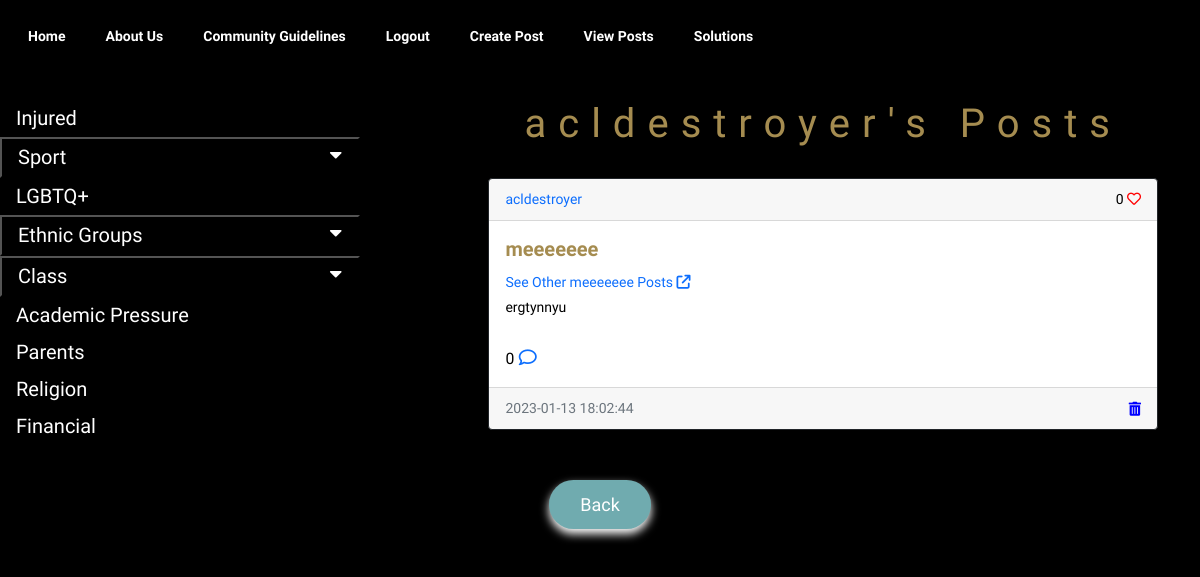
Before: /posts/acldestroyer (signed in) with the older database file.
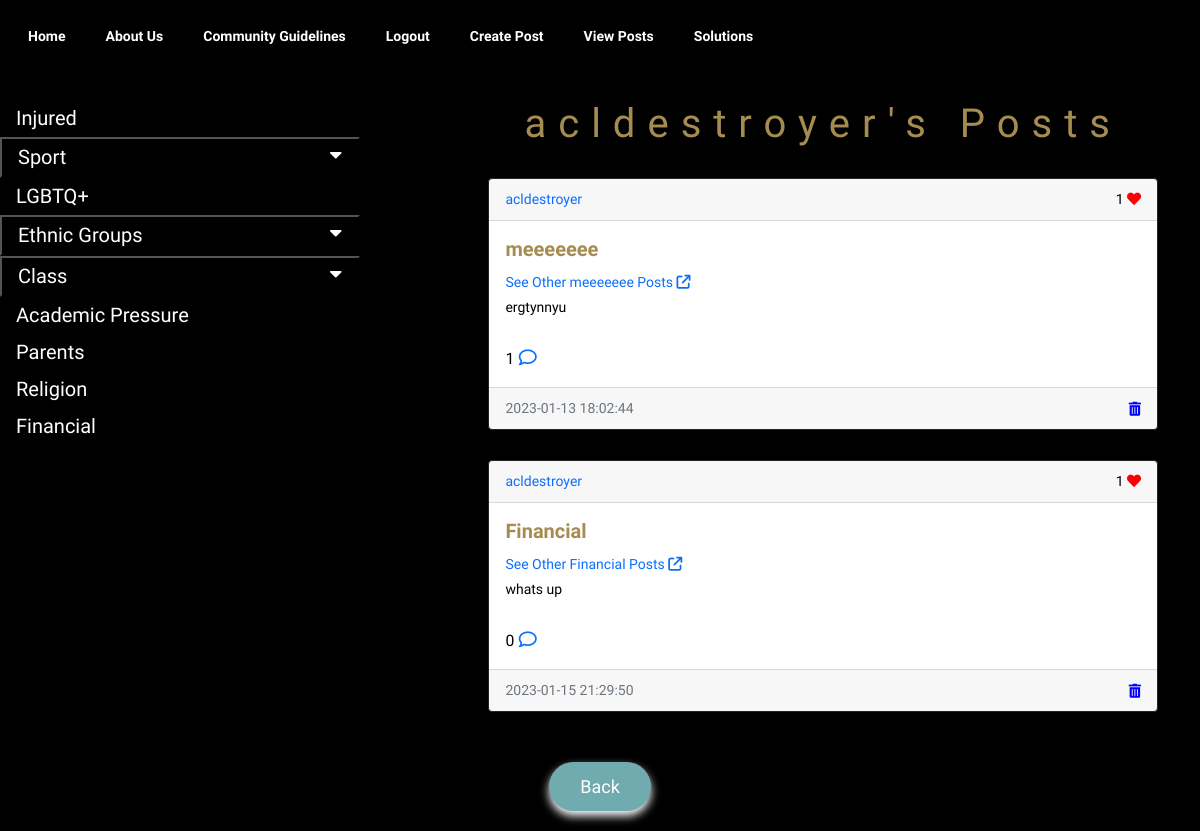
After: the same page with the newer database file.
### website/models.py (models this page shows)
class User(db.Model, UserMixin):
    id = db.Column(db.Integer, primary_key=True)
    email = db.Column(db.String(150), unique=True)
    username = db.Column(db.String(150), unique=True)
    password = db.Column(db.String(150))
    browser = db.Column(db.String(150))
    date_created = db.Column(db.DateTime(timezone=True), default=func.now())
    posts = db.relationship('Post', backref='user', passive_deletes=True)
    comments = db.relationship('Comment', backref='user', passive_deletes=True)
    likes = db.relationship('Like', backref='user', passive_deletes=True)

class Post(db.Model):
    id = db.Column(db.Integer, primary_key=True)
    text = db.Column(db.Text, nullable=False)
    categ = db.Column(db.Text, nullable=True)
    browser = db.Column(db.String(150), unique=True)
    date_created = db.Column(db.DateTime(timezone=True), default=func.now())
    author = db.Column(db.Integer, db.ForeignKey('user.id', ondelete="CASCADE"), nullable=False)
    comments = db.relationship('Comment', backref='post', passive_deletes=True)
    likes = db.relationship('Like', backref='post', passive_deletes=True)

### website/views.py (the view)
@views.route("/posts/<username>")
@login_required
def posts(username):
    user = User.query.filter_by(username=username).first()
    if not user:
        flash('No user with that username exists.', category='error')
        return redirect(url_for('views.view_posts'))
    posts=Post.query.filter_by(author=user.id).all()
    return render_template("posts.html", user=current_user, posts=posts, username=username)

### website/__init__.py (called while the page is built)
def create_app():
    app = Flask(__name__)
    app.config['SECRET_KEY'] = "helloworld"
    app.config['SQLALCHEMY_DATABASE_URI'] = f'sqlite:///{DB_NAME}'
    app.config['RECAPTCHA_PUBLIC_KEY'] = '6Lf2mcMhAAAAAHPekK8_exQ5enP1db6kYKlevRyb'
    app.config['RECAPTCHA_PRIVATE_KEY'] = '6Lf2mcMhAAAAALsvyxebf4_d8gSHDE5ZkYa3hNpo'
    recaptcha = ReCaptcha(app)
    db.init_app(app)
    from .views import views
    from .auth import auth
    app.register_blueprint(views, url_prefix="/")
    app.register_blueprint(auth, url_prefix="/")
    from .models import User, Post, Comment, Like, Browsers
    create_database(app)
    login_manager = LoginManager()
    login_manager.login_view = "auth.login"
    login_manager.init_app(app)
    @login_manager.user_loader
    def load_user(id):
        return User.query.get(int(id))
    return app

### website/templates/posts.html (shortened to what this page needs)
{% extends "posts_div.html" %} {% block title %}{{username}}'s Posts{% endblock %} {% block header
%}{{username}}'s Posts {% endblock %}
{% block footer %}
<div class="post" align="center">
    <a class = "back-btn" href="/view_posts">
        <button type="button" class="btn btn-main">
            Back
        </button></a>
</div>
{%endblock %}

### website/templates/posts_div.html (shortened to what this page needs)
{% extends "base.html" %} {% block title %}Home{% endblock %} {% block content
%}
<head>
    <link rel="stylesheet" href="https://use.fontawesome.com/releases/v5.6.3/css/all.css">
</head>
<body>
<section class="posts-page">
<div class="sidenav">
  <a href="/posts_sorted/Injured">Injured</a>
  <button class="dropdown-btn">Sport
    <i class="fa fa-caret-down"></i>
  </button>
  <a href="/posts_sorted/lgbtq">LGBTQ+</a>
  <button class="dropdown-btn">Ethnic Groups
    <i class="fa fa-caret-down"></i>
  </button>
  <button class="dropdown-btn">Class
    <i class="fa fa-caret-down"></i>
  </button>
  <a href="/posts_sorted/Academic">Academic Pressure</a>
    <a href="/posts_sorted/Parents">Parents</a>
    <a href="/posts_sorted/Religion">Religion</a>
    <a href="/posts_sorted/Financial">Financial</a>
</div>
<div id="posts">
    <h1 class="posts-header">{% block header %}Posts{% endblock %}</h1>
    {% for post in posts %}
    <div class="card border-dark">
        <div class="card-header d-flex justify-content-between align-items-center">
            <a href="/posts/{{post.user.username}}">{{post.user.username}}</a>
            <div>
                                <link rel="stylesheet" href="https://use.fontawesome.com/releases/v5.13.0/css/all.css">
                <span id="likes-count-{{post.id}}">
        {{ post.likes|length }}</span>
                {% if user.id in post.likes|map(attribute="author")|list %}
                <a
                        class="fas fa-heart"
                        id="like-button-{{post.id}}"
                        onclick="like({{post.id}})"
                ></a>
                {% else %}
                <a
                        class="far fa-heart"
                        id="like-button-{{post.id}}"
                        onclick="like({{post.id}})"
                ></a>
                {% endif %}
            </div>
        </div>
        <div class="card-body">
            <div href="/posts/{{post.browser}}" class="card-title">{{post.browser}}</div>
            <a href="/posts_sorted/{{post.browser}}">See Other {{post.browser}} Posts <i class="fa-solid fa-arrow-up-right-from-square"></i></a>
<div class="ex1" >{{ post.text }}</div>
            <br/>
            <p class="card-text">
                {% if post.comments|length >= 0 %}
                    <small>{{post.comments|length}}</small>
                <a data-bs-toggle="collapse"
                        class="fa-regular fa-comment"
                        href="#comments-{{post.id}}"
                ></a>
                {% else %}
                <small class="text-muted"> No Comments</small>
                {% endif %}
            </p>
        </div>
        <div class="card-footer text-muted">
            {{post.date_created}}
            {% if user.id == post.author %}
                    <a style="color:blue;"
                        class="fas fa-trash-can"
                        href="/delete-post/{{post.id}}"
                ></a>
            {% endif %}
        </div>
    </div>
    </div>
        {% endfor %}
    {% block footer %}{% endblock %} {% endblock %}

### website/templates/base.html (shortened to what this page needs)
<!DOCTYPE html>
<html lang="en">
<head>
    <link
            href="https://cdn.jsdelivr.net/npm/bootstrap@5.0.2/dist/css/bootstrap.min.css"
            rel="stylesheet"
    />
    <link rel="stylesheet" href="{{ url_for('static', filename='styles/style.css') }}">
    <link rel="stylesheet" href="{{ url_for('static', filename='styles/style.css') }}">
</head>
<body>
<nav class="navbar navbar-expand-lg navbar-light">
    <div class="container-fluid">
        <div class="collapse navbar-collapse" id="navbar">
            <div class="navbar-nav">
                <a class="nav-item nav-link" href="/home">Home</a>
                <a class="nav-item nav-link" href="/about_us">About Us</a>
                <a class="nav-item nav-link" href="/community_guidelines">Community Guidelines</a>
                {% if user.is_authenticated%}
                <a class="nav-item nav-link" href="/logout">Logout</a>
                <a class="nav-item nav-link" href="/create-post">Create Post</a>
                <a class="nav-item nav-link" href="/view_posts/">View Posts</a>
                <a class="nav-item nav-link" href="/solutions">Solutions</a>
                {%else%}
                <a class="nav-item nav-link" href="/login">Login</a>
                <a class="nav-item nav-link sign-up" href="/sign-up">Sign Up</a>
                {%endif%}
            </div>
        </div>
    </div>
</nav>
<div class="container">{% block content %}{% endblock %}</div>
</body>
</html>

### website/static/styles/style.css (style rules this page uses)
html, body, { position:fixed; top:0; bottom:0; left:0; right:0; }
body { font-size: 14px; font-weight: 300; line-height: 25px; color: #F0F7F4; font-family: "Quicksand", sans-serif; -webkit-font-smoothing: antialiased; background-color: #000; }
div { display: block; }
a, a:active, a:focus, a:active { text-decoration: none; }
h1, h2, h3, h4, h5, h6 { font-weight: 300; margin: 0px; }
h1 { letter-spacing: 0.3em; font-size: 40px; color: #A58C50; }
p { font-size: 18px; line-height: 25px; }
a { transition: all 0.2s ease-in-out 0s; }
span, small { color: #000; }
.sidenav { padding-top: 100px; position: fixed; width: 30%; height: 100%; top: 0; left: 0; background-color: #000; overflow-x: hidden; }
.sidenav a, .dropdown-btn { padding: 6px 8px 6px 16px; text-decoration: none; font-size: 20px; color: #FFF; display: block; background: none; width: 100%; text-align: left; cursor: pointer; outline: none; }
.fa-caret-down { float: right; padding-right: 8px; }
#posts { padding-top: 100px; width: 100%; float: right !important; }
.border-dark { width: 60%; float: right !important; margin-top: 30px; }
.posts-header { text-align: center; width: 60%; float: right !important; }
.container { overflow: hidden; width: 100%!important; }
.btn { border-radius: 0; }
.btn-main { color: #fff; border-radius: 30px; font-size: 18px; padding: 10px 30px; display: inline-block; box-shadow: 0 5px 10px; background-color: #70ABAF; margin-top: 50px; z-index: 5; margin-bottom: 20px; }
.card-title { color: #A58C50; font-weight: bold; font-size: 20px; }
.card-footer { display: flex; align-items: center!important; justify-content: space-between!important; }
.far, .fas { color: red; }
.navbar { position: fixed; background-color: #000; width: 100%; z-index: 1; align-items: right; }
.nav-link { font-size: 14px; font-weight: bold; margin: 0.5rem 1rem 1rem 0.5rem; }
.navbar-light .navbar-nav .nav-link { color: #FFF; text-align: center; }
.ex1 { color: #000; width:100%; max-height:250px; overflow-y:auto; }

Changed rows visible on the page:
computed for Post "meeeeeee": likes|length "0" → "1"; comments|length "0" → "1"
added Post: user.username "acldestroyer", likes|length "1", browser "Financial", text "whats up", comments|length "0", date_created "2023-01-15 21:29:50"
